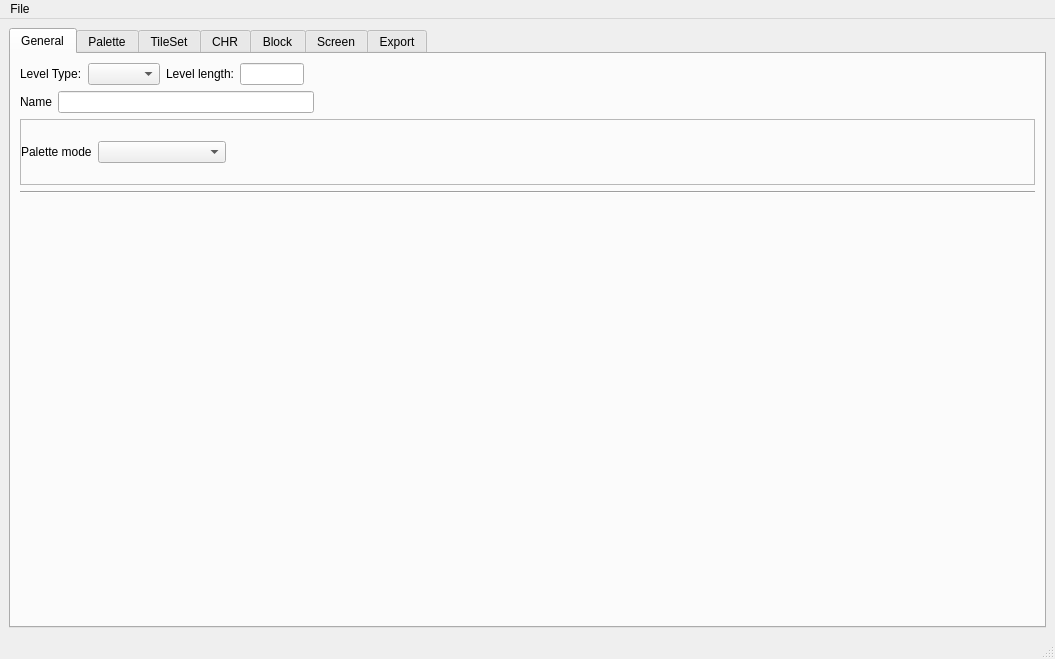
<?xml version="1.0" encoding="UTF-8"?>
<ui version="4.0">
 <class>MainWindow</class>
 <widget class="QMainWindow" name="MainWindow">
  <property name="geometry">
   <rect>
    <x>0</x>
    <y>0</y>
    <width>1055</width>
    <height>659</height>
   </rect>
  </property>
  <property name="windowTitle">
   <string>Yuureikun Level Editor</string>
  </property>
  <widget class="QWidget" name="centralwidget">
   <layout class="QHBoxLayout" name="horizontalLayout">
    <item>
     <widget class="QTabWidget" name="tabWidget">
      <property name="currentIndex">
       <number>0</number>
      </property>
      <widget class="QWidget" name="tab_general">
       <attribute name="title">
        <string>General</string>
       </attribute>
       <layout class="QVBoxLayout" name="verticalLayout">
        <item>
         <layout class="QHBoxLayout" name="horizontalLayout_16">
          <property name="topMargin">
           <number>0</number>
          </property>
          <item>
           <widget class="QLabel" name="label_19">
            <property name="text">
             <string>Level Type:</string>
            </property>
           </widget>
          </item>
          <item>
           <widget class="QComboBox" name="comboBox_level_type"/>
          </item>
          <item>
           <widget class="QLabel" name="label_18">
            <property name="text">
             <string>Level length:</string>
            </property>
           </widget>
          </item>
          <item>
           <widget class="QLineEdit" name="edit_level_length">
            <property name="maximumSize">
             <size>
              <width>64</width>
              <height>16777215</height>
             </size>
            </property>
           </widget>
          </item>
          <item>
           <spacer name="horizontalSpacer_11">
            <property name="orientation">
             <enum>Qt::Horizontal</enum>
            </property>
            <property name="sizeHint" stdset="0">
             <size>
              <width>40</width>
              <height>20</height>
             </size>
            </property>
           </spacer>
          </item>
         </layout>
        </item>
        <item>
         <layout class="QHBoxLayout" name="horizontalLayout_10">
          <property name="bottomMargin">
           <number>0</number>
          </property>
          <item>
           <widget class="QLabel" name="label_8">
            <property name="text">
             <string>Name</string>
            </property>
           </widget>
          </item>
          <item>
           <widget class="QLineEdit" name="lineEdit_name">
            <property name="sizePolicy">
             <sizepolicy hsizetype="Preferred" vsizetype="Fixed">
              <horstretch>0</horstretch>
              <verstretch>0</verstretch>
             </sizepolicy>
            </property>
            <property name="minimumSize">
             <size>
              <width>256</width>
              <height>0</height>
             </size>
            </property>
           </widget>
          </item>
          <item>
           <spacer name="horizontalSpacer_7">
            <property name="orientation">
             <enum>Qt::Horizontal</enum>
            </property>
            <property name="sizeHint" stdset="0">
             <size>
              <width>40</width>
              <height>20</height>
             </size>
            </property>
           </spacer>
          </item>
         </layout>
        </item>
        <item>
         <widget class="QFrame" name="frame">
          <property name="frameShape">
           <enum>QFrame::StyledPanel</enum>
          </property>
          <property name="frameShadow">
           <enum>QFrame::Raised</enum>
          </property>
          <layout class="QHBoxLayout" name="horizontalLayout_2">
           <property name="leftMargin">
            <number>0</number>
           </property>
           <property name="topMargin">
            <number>0</number>
           </property>
           <property name="rightMargin">
            <number>0</number>
           </property>
           <property name="bottomMargin">
            <number>0</number>
           </property>
           <item>
            <widget class="QLabel" name="label">
             <property name="text">
              <string>Palette mode</string>
             </property>
            </widget>
           </item>
           <item>
            <widget class="QComboBox" name="comboBox_palette_mode">
             <property name="minimumSize">
              <size>
               <width>128</width>
               <height>0</height>
              </size>
             </property>
            </widget>
           </item>
           <item>
            <widget class="QLabel" name="label_general_palette">
             <property name="minimumSize">
              <size>
               <width>256</width>
               <height>64</height>
              </size>
             </property>
             <property name="maximumSize">
              <size>
               <width>256</width>
               <height>64</height>
              </size>
             </property>
             <property name="text">
              <string/>
             </property>
            </widget>
           </item>
           <item>
            <spacer name="horizontalSpacer">
             <property name="orientation">
              <enum>Qt::Horizontal</enum>
             </property>
             <property name="sizeHint" stdset="0">
              <size>
               <width>40</width>
               <height>20</height>
              </size>
             </property>
            </spacer>
           </item>
          </layout>
         </widget>
        </item>
        <item>
         <widget class="Line" name="line">
          <property name="orientation">
           <enum>Qt::Horizontal</enum>
          </property>
         </widget>
        </item>
        <item>
         <spacer name="verticalSpacer">
          <property name="orientation">
           <enum>Qt::Vertical</enum>
          </property>
          <property name="sizeHint" stdset="0">
           <size>
            <width>20</width>
            <height>125</height>
           </size>
          </property>
         </spacer>
        </item>
       </layout>
      </widget>
      <widget class="QWidget" name="tab_palette">
       <attribute name="title">
        <string>Palette</string>
       </attribute>
       <layout class="QVBoxLayout" name="verticalLayout_3">
        <item>
         <layout class="QHBoxLayout" name="horizontalLayout_3">
          <item>
           <widget class="QComboBox" name="comboBox_palette_set">
            <property name="minimumSize">
             <size>
              <width>128</width>
              <height>0</height>
             </size>
            </property>
            <property name="editable">
             <bool>false</bool>
            </property>
           </widget>
          </item>
          <item>
           <widget class="QLineEdit" name="lineEdit_palette_set">
            <property name="maximumSize">
             <size>
              <width>128</width>
              <height>16777215</height>
             </size>
            </property>
           </widget>
          </item>
          <item>
           <widget class="QPushButton" name="btn_palette_set_add">
            <property name="text">
             <string>Add</string>
            </property>
           </widget>
          </item>
          <item>
           <widget class="QPushButton" name="btn_palette_set_remove">
            <property name="text">
             <string>Remove</string>
            </property>
           </widget>
          </item>
          <item>
           <spacer name="horizontalSpacer_2">
            <property name="orientation">
             <enum>Qt::Horizontal</enum>
            </property>
            <property name="sizeHint" stdset="0">
             <size>
              <width>40</width>
              <height>20</height>
             </size>
            </property>
           </spacer>
          </item>
         </layout>
        </item>
        <item>
         <layout class="QHBoxLayout" name="horizontalLayout_4">
          <item>
           <widget class="QLabel" name="label_palette_set_current">
            <property name="minimumSize">
             <size>
              <width>64</width>
              <height>64</height>
             </size>
            </property>
            <property name="text">
             <string/>
            </property>
           </widget>
          </item>
          <item>
           <spacer name="horizontalSpacer_3">
            <property name="orientation">
             <enum>Qt::Horizontal</enum>
            </property>
            <property name="sizeHint" stdset="0">
             <size>
              <width>40</width>
              <height>20</height>
             </size>
            </property>
           </spacer>
          </item>
         </layout>
        </item>
        <item>
         <spacer name="verticalSpacer_3">
          <property name="orientation">
           <enum>Qt::Vertical</enum>
          </property>
          <property name="sizeHint" stdset="0">
           <size>
            <width>20</width>
            <height>424</height>
           </size>
          </property>
         </spacer>
        </item>
       </layout>
      </widget>
      <widget class="QWidget" name="tab_tileset">
       <attribute name="title">
        <string>TileSet</string>
       </attribute>
       <layout class="QVBoxLayout" name="verticalLayout_12">
        <item>
         <layout class="QHBoxLayout" name="horizontalLayout_19">
          <item>
           <widget class="QComboBox" name="comboBox_tileset"/>
          </item>
          <item>
           <widget class="QPushButton" name="btn_tileset_add">
            <property name="maximumSize">
             <size>
              <width>128</width>
              <height>16777215</height>
             </size>
            </property>
            <property name="text">
             <string>Add</string>
            </property>
           </widget>
          </item>
          <item>
           <widget class="QPushButton" name="btn_tileset_remove">
            <property name="maximumSize">
             <size>
              <width>128</width>
              <height>16777215</height>
             </size>
            </property>
            <property name="text">
             <string>Remove</string>
            </property>
           </widget>
          </item>
         </layout>
        </item>
        <item>
         <widget class="QScrollArea" name="scrollArea_tileset">
          <property name="widgetResizable">
           <bool>true</bool>
          </property>
          <widget class="QWidget" name="scrollAreaWidgetContents">
           <property name="geometry">
            <rect>
             <x>0</x>
             <y>0</y>
             <width>1011</width>
             <height>517</height>
            </rect>
           </property>
          </widget>
         </widget>
        </item>
       </layout>
      </widget>
      <widget class="QWidget" name="tab_chr">
       <attribute name="title">
        <string>CHR</string>
       </attribute>
       <layout class="QVBoxLayout" name="verticalLayout_6">
        <item>
         <layout class="QHBoxLayout" name="horizontalLayout_5">
          <item>
           <widget class="QComboBox" name="comboBox_chr_set">
            <property name="minimumSize">
             <size>
              <width>128</width>
              <height>0</height>
             </size>
            </property>
            <property name="editable">
             <bool>false</bool>
            </property>
           </widget>
          </item>
          <item>
           <widget class="QLineEdit" name="lineEdit_chr_set">
            <property name="maximumSize">
             <size>
              <width>128</width>
              <height>16777215</height>
             </size>
            </property>
           </widget>
          </item>
          <item>
           <widget class="QPushButton" name="btn_chr_set_add">
            <property name="text">
             <string>Add</string>
            </property>
           </widget>
          </item>
          <item>
           <widget class="QPushButton" name="btn_chr_set_remove">
            <property name="text">
             <string>Remove</string>
            </property>
           </widget>
          </item>
          <item>
           <spacer name="horizontalSpacer_4">
            <property name="orientation">
             <enum>Qt::Horizontal</enum>
            </property>
            <property name="sizeHint" stdset="0">
             <size>
              <width>40</width>
              <height>20</height>
             </size>
            </property>
           </spacer>
          </item>
         </layout>
        </item>
        <item>
         <widget class="QWidget" name="widget_chr_set_item" native="true">
          <layout class="QVBoxLayout" name="verticalLayout_4">
           <property name="leftMargin">
            <number>0</number>
           </property>
           <property name="topMargin">
            <number>0</number>
           </property>
           <property name="rightMargin">
            <number>0</number>
           </property>
           <property name="bottomMargin">
            <number>0</number>
           </property>
           <item>
            <layout class="QHBoxLayout" name="horizontalLayout_6">
             <item>
              <widget class="QLabel" name="label_2">
               <property name="text">
                <string>ChrSize</string>
               </property>
              </widget>
             </item>
             <item>
              <widget class="QComboBox" name="comboBox_chr_size"/>
             </item>
             <item>
              <spacer name="horizontalSpacer_5">
               <property name="orientation">
                <enum>Qt::Horizontal</enum>
               </property>
               <property name="sizeHint" stdset="0">
                <size>
                 <width>40</width>
                 <height>20</height>
                </size>
               </property>
              </spacer>
             </item>
            </layout>
           </item>
          </layout>
         </widget>
        </item>
        <item>
         <layout class="QHBoxLayout" name="horizontalLayout_21">
          <property name="topMargin">
           <number>0</number>
          </property>
          <item>
           <spacer name="horizontalSpacer_18">
            <property name="orientation">
             <enum>Qt::Horizontal</enum>
            </property>
            <property name="sizeHint" stdset="0">
             <size>
              <width>40</width>
              <height>20</height>
             </size>
            </property>
           </spacer>
          </item>
          <item>
           <widget class="QLabel" name="label_chr_render">
            <property name="text">
             <string/>
            </property>
           </widget>
          </item>
          <item>
           <spacer name="horizontalSpacer_14">
            <property name="orientation">
             <enum>Qt::Horizontal</enum>
            </property>
            <property name="sizeHint" stdset="0">
             <size>
              <width>40</width>
              <height>20</height>
             </size>
            </property>
           </spacer>
          </item>
         </layout>
        </item>
        <item>
         <spacer name="verticalSpacer_4">
          <property name="orientation">
           <enum>Qt::Vertical</enum>
          </property>
          <property name="sizeHint" stdset="0">
           <size>
            <width>20</width>
            <height>436</height>
           </size>
          </property>
         </spacer>
        </item>
       </layout>
      </widget>
      <widget class="QWidget" name="tab_Block">
       <attribute name="title">
        <string>Block</string>
       </attribute>
       <layout class="QHBoxLayout" name="horizontalLayout_13" stretch="1,1">
        <item>
         <layout class="QVBoxLayout" name="verticalLayout_7">
          <item>
           <layout class="QHBoxLayout" name="horizontalLayout_8">
            <property name="topMargin">
             <number>0</number>
            </property>
            <item>
             <widget class="QComboBox" name="comboBox_block_set">
              <property name="minimumSize">
               <size>
                <width>128</width>
                <height>0</height>
               </size>
              </property>
             </widget>
            </item>
            <item>
             <widget class="QLineEdit" name="lineEdit_block_set"/>
            </item>
            <item>
             <widget class="QPushButton" name="btn_block_set_add">
              <property name="text">
               <string>Add</string>
              </property>
             </widget>
            </item>
            <item>
             <widget class="QPushButton" name="btn_block_set_remove">
              <property name="text">
               <string>Remove</string>
              </property>
             </widget>
            </item>
           </layout>
          </item>
          <item>
           <layout class="QHBoxLayout" name="horizontalLayout_15">
            <property name="topMargin">
             <number>0</number>
            </property>
            <item>
             <widget class="QLabel" name="label_6">
              <property name="text">
               <string>Overlay:</string>
              </property>
             </widget>
            </item>
            <item>
             <widget class="QLineEdit" name="lineEdit_block_overlay">
              <property name="readOnly">
               <bool>true</bool>
              </property>
             </widget>
            </item>
            <item>
             <widget class="QPushButton" name="btn_block_overlay_browse">
              <property name="text">
               <string>Browse</string>
              </property>
             </widget>
            </item>
            <item>
             <widget class="QPushButton" name="btn_block_overlay_clear">
              <property name="text">
               <string>Clear</string>
              </property>
             </widget>
            </item>
           </layout>
          </item>
          <item>
           <layout class="QHBoxLayout" name="horizontalLayout_20">
            <property name="topMargin">
             <number>0</number>
            </property>
            <item>
             <widget class="QLabel" name="label_7">
              <property name="sizePolicy">
               <sizepolicy hsizetype="Maximum" vsizetype="Preferred">
                <horstretch>0</horstretch>
                <verstretch>0</verstretch>
               </sizepolicy>
              </property>
              <property name="text">
               <string>TileSet:</string>
              </property>
             </widget>
            </item>
            <item>
             <widget class="QComboBox" name="comboBox_block_tileset">
              <property name="sizePolicy">
               <sizepolicy hsizetype="Preferred" vsizetype="Fixed">
                <horstretch>0</horstretch>
                <verstretch>0</verstretch>
               </sizepolicy>
              </property>
             </widget>
            </item>
           </layout>
          </item>
          <item>
           <widget class="QWidget" name="widget_block_param" native="true">
            <property name="minimumSize">
             <size>
              <width>0</width>
              <height>0</height>
             </size>
            </property>
            <layout class="QVBoxLayout" name="verticalLayout_9" stretch="0,0,1">
             <property name="leftMargin">
              <number>0</number>
             </property>
             <property name="topMargin">
              <number>0</number>
             </property>
             <property name="rightMargin">
              <number>0</number>
             </property>
             <property name="bottomMargin">
              <number>0</number>
             </property>
             <item>
              <layout class="QHBoxLayout" name="horizontalLayout_14">
               <item>
                <widget class="QLabel" name="label_5">
                 <property name="text">
                  <string>Palette:</string>
                 </property>
                </widget>
               </item>
               <item>
                <widget class="QComboBox" name="comboBox_block_set_palette"/>
               </item>
               <item>
                <widget class="QLabel" name="label_block_palette">
                 <property name="text">
                  <string/>
                 </property>
                </widget>
               </item>
               <item>
                <spacer name="horizontalSpacer_15">
                 <property name="orientation">
                  <enum>Qt::Horizontal</enum>
                 </property>
                 <property name="sizeHint" stdset="0">
                  <size>
                   <width>40</width>
                   <height>20</height>
                  </size>
                 </property>
                </spacer>
               </item>
              </layout>
             </item>
             <item>
              <layout class="QHBoxLayout" name="horizontalLayout_7">
               <property name="topMargin">
                <number>0</number>
               </property>
               <item>
                <widget class="QLabel" name="label_3">
                 <property name="text">
                  <string>ChrBank:</string>
                 </property>
                </widget>
               </item>
               <item>
                <widget class="QComboBox" name="comboBox_block_chrbank">
                 <property name="minimumSize">
                  <size>
                   <width>128</width>
                   <height>0</height>
                  </size>
                 </property>
                </widget>
               </item>
               <item>
                <spacer name="horizontalSpacer_6">
                 <property name="orientation">
                  <enum>Qt::Horizontal</enum>
                 </property>
                 <property name="sizeHint" stdset="0">
                  <size>
                   <width>40</width>
                   <height>20</height>
                  </size>
                 </property>
                </spacer>
               </item>
              </layout>
             </item>
             <item>
              <layout class="QHBoxLayout" name="horizontalLayout_11">
               <property name="topMargin">
                <number>0</number>
               </property>
               <item>
                <spacer name="horizontalSpacer_10">
                 <property name="orientation">
                  <enum>Qt::Horizontal</enum>
                 </property>
                 <property name="sizeHint" stdset="0">
                  <size>
                   <width>40</width>
                   <height>20</height>
                  </size>
                 </property>
                </spacer>
               </item>
               <item>
                <widget class="QLabel" name="label_block_set_view">
                 <property name="minimumSize">
                  <size>
                   <width>0</width>
                   <height>0</height>
                  </size>
                 </property>
                 <property name="text">
                  <string/>
                 </property>
                </widget>
               </item>
               <item>
                <spacer name="horizontalSpacer_12">
                 <property name="orientation">
                  <enum>Qt::Horizontal</enum>
                 </property>
                 <property name="sizeHint" stdset="0">
                  <size>
                   <width>40</width>
                   <height>20</height>
                  </size>
                 </property>
                </spacer>
               </item>
              </layout>
             </item>
            </layout>
           </widget>
          </item>
          <item>
           <spacer name="verticalSpacer_7">
            <property name="orientation">
             <enum>Qt::Vertical</enum>
            </property>
            <property name="sizeHint" stdset="0">
             <size>
              <width>20</width>
              <height>40</height>
             </size>
            </property>
           </spacer>
          </item>
         </layout>
        </item>
        <item>
         <layout class="QVBoxLayout" name="verticalLayout_8">
          <item>
           <layout class="QHBoxLayout" name="horizontalLayout_22">
            <property name="topMargin">
             <number>0</number>
            </property>
            <item>
             <widget class="QCheckBox" name="checkBox_block_mark_tiles">
              <property name="text">
               <string>Mark Tiles</string>
              </property>
             </widget>
            </item>
            <item>
             <widget class="QCheckBox" name="checkBox_block_mark_used_tiles">
              <property name="text">
               <string>Mark Used Tiles</string>
              </property>
             </widget>
            </item>
            <item>
             <spacer name="horizontalSpacer_19">
              <property name="orientation">
               <enum>Qt::Horizontal</enum>
              </property>
              <property name="sizeHint" stdset="0">
               <size>
                <width>40</width>
                <height>20</height>
               </size>
              </property>
             </spacer>
            </item>
           </layout>
          </item>
          <item>
           <widget class="QScrollArea" name="scrollArea_block">
            <property name="widgetResizable">
             <bool>true</bool>
            </property>
            <widget class="QWidget" name="scrollAreaWidgetContents_2">
             <property name="geometry">
              <rect>
               <x>0</x>
               <y>0</y>
               <width>499</width>
               <height>487</height>
              </rect>
             </property>
            </widget>
           </widget>
          </item>
          <item>
           <layout class="QHBoxLayout" name="horizontalLayout_18">
            <property name="topMargin">
             <number>0</number>
            </property>
            <item>
             <spacer name="horizontalSpacer_17">
              <property name="orientation">
               <enum>Qt::Horizontal</enum>
              </property>
              <property name="sizeHint" stdset="0">
               <size>
                <width>40</width>
                <height>20</height>
               </size>
              </property>
             </spacer>
            </item>
            <item>
             <widget class="QPushButton" name="btn_block_export_all">
              <property name="text">
               <string>Export all blocks</string>
              </property>
             </widget>
            </item>
            <item>
             <widget class="QPushButton" name="btn_block_import_all">
              <property name="text">
               <string>Import all blocks</string>
              </property>
             </widget>
            </item>
           </layout>
          </item>
         </layout>
        </item>
       </layout>
      </widget>
      <widget class="QWidget" name="tab_screen">
       <attribute name="title">
        <string>Screen</string>
       </attribute>
       <layout class="QHBoxLayout" name="horizontalLayout_9">
        <property name="leftMargin">
         <number>0</number>
        </property>
        <property name="topMargin">
         <number>0</number>
        </property>
        <property name="rightMargin">
         <number>0</number>
        </property>
        <property name="bottomMargin">
         <number>0</number>
        </property>
        <item>
         <widget class="QSplitter" name="splitter_screen">
          <property name="orientation">
           <enum>Qt::Horizontal</enum>
          </property>
          <widget class="QWidget" name="widget_screen_left" native="true">
           <layout class="QGridLayout" name="gridLayout_3">
            <property name="leftMargin">
             <number>0</number>
            </property>
            <property name="topMargin">
             <number>0</number>
            </property>
            <property name="rightMargin">
             <number>0</number>
            </property>
            <property name="bottomMargin">
             <number>0</number>
            </property>
            <item row="0" column="0">
             <layout class="QVBoxLayout" name="verticalLayout_10">
              <item>
               <spacer name="verticalSpacer_2">
                <property name="orientation">
                 <enum>Qt::Vertical</enum>
                </property>
                <property name="sizeHint" stdset="0">
                 <size>
                  <width>20</width>
                  <height>40</height>
                 </size>
                </property>
               </spacer>
              </item>
              <item>
               <layout class="QHBoxLayout" name="horizontalLayout_17">
                <property name="leftMargin">
                 <number>0</number>
                </property>
                <property name="topMargin">
                 <number>0</number>
                </property>
                <item>
                 <spacer name="horizontalSpacer_13">
                  <property name="orientation">
                   <enum>Qt::Horizontal</enum>
                  </property>
                  <property name="sizeHint" stdset="0">
                   <size>
                    <width>40</width>
                    <height>20</height>
                   </size>
                  </property>
                 </spacer>
                </item>
                <item>
                 <widget class="QLabel" name="label_screen_render">
                  <property name="minimumSize">
                   <size>
                    <width>32</width>
                    <height>32</height>
                   </size>
                  </property>
                  <property name="text">
                   <string/>
                  </property>
                 </widget>
                </item>
                <item>
                 <spacer name="horizontalSpacer_16">
                  <property name="orientation">
                   <enum>Qt::Horizontal</enum>
                  </property>
                  <property name="sizeHint" stdset="0">
                   <size>
                    <width>40</width>
                    <height>20</height>
                   </size>
                  </property>
                 </spacer>
                </item>
               </layout>
              </item>
              <item>
               <spacer name="verticalSpacer_8">
                <property name="orientation">
                 <enum>Qt::Vertical</enum>
                </property>
                <property name="sizeHint" stdset="0">
                 <size>
                  <width>20</width>
                  <height>40</height>
                 </size>
                </property>
               </spacer>
              </item>
             </layout>
            </item>
            <item row="1" column="0">
             <widget class="QScrollBar" name="scroll_screen_h">
              <property name="orientation">
               <enum>Qt::Horizontal</enum>
              </property>
             </widget>
            </item>
            <item row="0" column="1">
             <widget class="QScrollBar" name="scroll_screen_v">
              <property name="orientation">
               <enum>Qt::Vertical</enum>
              </property>
              <property name="invertedControls">
               <bool>false</bool>
              </property>
             </widget>
            </item>
           </layout>
          </widget>
          <widget class="QWidget" name="widget_screen_right" native="true">
           <layout class="QVBoxLayout" name="verticalLayout_2">
            <property name="leftMargin">
             <number>0</number>
            </property>
            <property name="topMargin">
             <number>0</number>
            </property>
            <property name="rightMargin">
             <number>0</number>
            </property>
            <property name="bottomMargin">
             <number>0</number>
            </property>
            <item>
             <widget class="QListWidget" name="listWidget_screen"/>
            </item>
            <item>
             <widget class="Line" name="line_3">
              <property name="orientation">
               <enum>Qt::Horizontal</enum>
              </property>
             </widget>
            </item>
            <item>
             <widget class="QCheckBox" name="checkBox_screen_patter">
              <property name="text">
               <string>Draw Pattern</string>
              </property>
             </widget>
            </item>
            <item>
             <widget class="QWidget" name="widget_screen_pattern" native="true">
              <property name="minimumSize">
               <size>
                <width>0</width>
                <height>0</height>
               </size>
              </property>
              <layout class="QVBoxLayout" name="verticalLayout_11">
               <item>
                <widget class="QPushButton" name="btn_screen_fill">
                 <property name="text">
                  <string>Fill All</string>
                 </property>
                </widget>
               </item>
              </layout>
             </widget>
            </item>
            <item>
             <widget class="Line" name="line_2">
              <property name="orientation">
               <enum>Qt::Horizontal</enum>
              </property>
             </widget>
            </item>
            <item>
             <widget class="QCheckBox" name="checkBox_screen_draw_grid">
              <property name="text">
               <string>DrawGrid</string>
              </property>
             </widget>
            </item>
            <item>
             <widget class="QCheckBox" name="checkBox_screen_show_block_index">
              <property name="text">
               <string>Show Block Index</string>
              </property>
             </widget>
            </item>
            <item>
             <widget class="QCheckBox" name="checkBox_screen_draw_overlay">
              <property name="text">
               <string>Draw Overlay</string>
              </property>
             </widget>
            </item>
           </layout>
          </widget>
         </widget>
        </item>
       </layout>
      </widget>
      <widget class="QWidget" name="tab_export">
       <attribute name="title">
        <string>Export</string>
       </attribute>
       <layout class="QVBoxLayout" name="verticalLayout_5">
        <item>
         <layout class="QGridLayout" name="gridLayout">
          <property name="bottomMargin">
           <number>0</number>
          </property>
          <item row="0" column="1">
           <widget class="QComboBox" name="comboBox_compression">
            <property name="minimumSize">
             <size>
              <width>164</width>
              <height>0</height>
             </size>
            </property>
           </widget>
          </item>
          <item row="0" column="0">
           <widget class="QLabel" name="label_9">
            <property name="text">
             <string>Compression</string>
            </property>
           </widget>
          </item>
          <item row="0" column="2">
           <spacer name="horizontalSpacer_9">
            <property name="orientation">
             <enum>Qt::Horizontal</enum>
            </property>
            <property name="sizeHint" stdset="0">
             <size>
              <width>40</width>
              <height>20</height>
             </size>
            </property>
           </spacer>
          </item>
          <item row="1" column="0">
           <widget class="QLabel" name="label_11">
            <property name="text">
             <string>Allign chr</string>
            </property>
           </widget>
          </item>
          <item row="1" column="1">
           <widget class="QComboBox" name="comboBox_chr_align">
            <property name="minimumSize">
             <size>
              <width>164</width>
              <height>0</height>
             </size>
            </property>
           </widget>
          </item>
         </layout>
        </item>
        <item>
         <layout class="QHBoxLayout" name="horizontalLayout_12">
          <item>
           <widget class="QPushButton" name="btn_export_blocks">
            <property name="text">
             <string>Export Blocks</string>
            </property>
           </widget>
          </item>
          <item>
           <widget class="QPushButton" name="btn_export_screens">
            <property name="text">
             <string>Export Screens</string>
            </property>
           </widget>
          </item>
          <item>
           <spacer name="horizontalSpacer_8">
            <property name="orientation">
             <enum>Qt::Horizontal</enum>
            </property>
            <property name="sizeHint" stdset="0">
             <size>
              <width>40</width>
              <height>20</height>
             </size>
            </property>
           </spacer>
          </item>
         </layout>
        </item>
        <item>
         <spacer name="verticalSpacer_5">
          <property name="orientation">
           <enum>Qt::Vertical</enum>
          </property>
          <property name="sizeHint" stdset="0">
           <size>
            <width>20</width>
            <height>438</height>
           </size>
          </property>
         </spacer>
        </item>
       </layout>
      </widget>
     </widget>
    </item>
   </layout>
  </widget>
  <widget class="QMenuBar" name="menubar">
   <property name="geometry">
    <rect>
     <x>0</x>
     <y>0</y>
     <width>1055</width>
     <height>22</height>
    </rect>
   </property>
   <widget class="QMenu" name="menuFile">
    <property name="title">
     <string>File</string>
    </property>
    <addaction name="actionOpen"/>
    <addaction name="actionSave"/>
    <addaction name="actionSave_as"/>
    <addaction name="actionExit"/>
   </widget>
   <addaction name="menuFile"/>
  </widget>
  <widget class="QStatusBar" name="statusbar"/>
  <action name="actionOpen">
   <property name="text">
    <string>Open</string>
   </property>
  </action>
  <action name="actionSave">
   <property name="text">
    <string>Save</string>
   </property>
  </action>
  <action name="actionSave_as">
   <property name="text">
    <string>Save as</string>
   </property>
  </action>
  <action name="actionExit">
   <property name="text">
    <string>Exit</string>
   </property>
  </action>
 </widget>
 <resources/>
 <connections/>
</ui>
